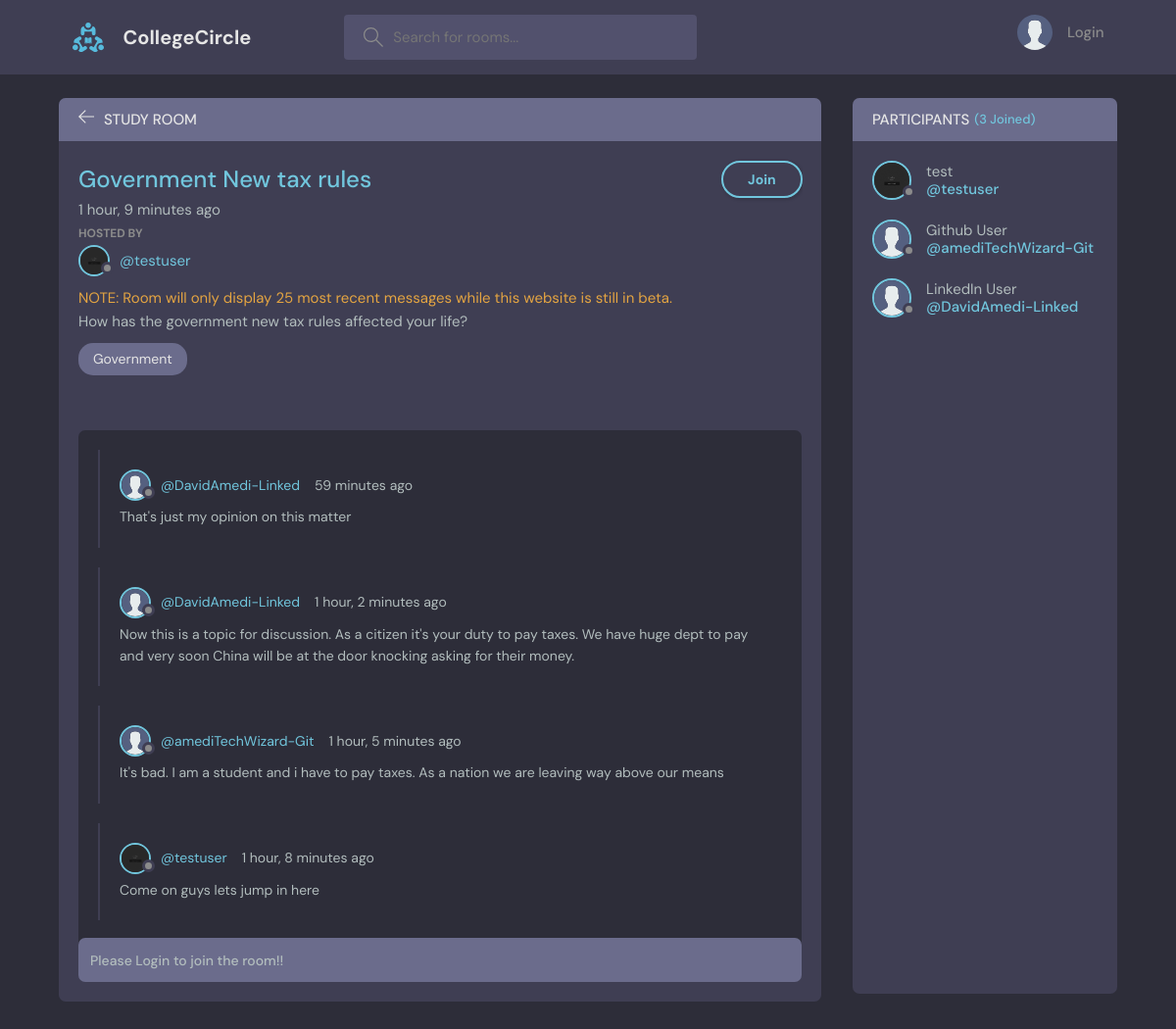
The page /room/4/ on the database its author committed.
### base/models.py (models this page shows, shortened)
class Room(models.Model):
    host = models.ForeignKey(User, on_delete=models.SET_NULL, null=True)
    topic = models.ForeignKey(Topic, on_delete=models.SET_NULL, null=True)
    name = models.CharField(max_length=200)
    description = models.TextField(null=True, blank=True)
    participants = models.ManyToManyField(User, related_name='participants', blank=True)
    updated = models.DateTimeField(auto_now=True)
    created = models.DateTimeField(auto_now_add=True)
    no_of_likes = models.IntegerField(default=0)
    class Meta:
        ordering = ['-updated', '-created']

class User(AbstractUser):
    name = models.CharField(max_length=200, null=True)
    email = models.EmailField(unique=True, null=True)
    bio = models.TextField(null=True)
    avatar = models.ImageField(null=True, default="avatar.svg")
    USERNAME_FIELD = 'email'
    REQUIRED_FIELDS = []

class Topic(models.Model):
    name = models.CharField(max_length=200)
    def __str__(self):
        return self.name

class Message(models.Model):
    user = models.ForeignKey(User, on_delete=models.CASCADE)
    room = models.ForeignKey(Room, on_delete=models.CASCADE)
    body = models.TextField()
    updated = models.DateTimeField(auto_now=True)
    created = models.DateTimeField(auto_now_add=True)
    class Meta:
        ordering = ['-updated', '-created']

### base/views.py (the view, shortened to what this page needs)
# urls.py: path('room/<str:pk>/', views.room, name="room"),
def room(request, pk):
    room = Room.objects.get(id=pk)
    room_messages = room.message_set.all()
    participants = room.participants.all()
    context = {'room': room, 'room_messages': room_messages, 'participants': participants}
    return render(request, 'base/room.html', context)

### base/templates/base/room.html (shortened to what this page needs)
{% extends 'main.html' %}
{% block content %}
    <main class="profile-page layout layout--2">
      <div class="container">
        <div class="room">
          <div class="room__top">
            <div class="room__topLeft">
              <a href="{% url 'home' %}">
                <svg version="1.1" xmlns="http://www.w3.org/2000/svg" width="32" height="32" viewBox="0 0 32 32">
                  <title>arrow-left</title>
                  <path
                    d="M13.723 2.286l-13.723 13.714 13.719 13.714 1.616-1.611-10.96-10.96h27.625v-2.286h-27.625l10.965-10.965-1.616-1.607z"
                  ></path>
                </svg>
              </a>
              <h3>Study Room</h3>
            </div>
          </div>
          <div class="room__box scroll">
            <div class="room__header scroll">
              <div class="room__info">
                <h3>{{room.name}}</h3>
                <br>
                <a id="roomFollowbtn" class="btn btn--main btn--pill" data-roomid="5d2f0af1-3744-440c-878e-51c3c276a521" data-action="follow">Join</a>
              </div>
              <div class="room__hosted">
                <span>{{room.created|timesince}} ago</span>
                <p>Hosted By</p>
                <a href="{% url 'user-profile' room.host.id%}" class="room__author">
                  <div class="avatar avatar--small">
                    <img src="{{room.host.avatar.url}}" />
                  </div>
                  <span>@{{room.host.username}}</span>
                </a>
              </div>
              <p style="color: #e3a442;">NOTE: Room will only display 25 most recent messages while this website is still in beta.</p>
              <div class="room__details">
                {{room.description}}
              </div>
              <span class="room__topics">{{room.topic}}</span>
            </div>
            <div class="room__conversation">
              <div class="threads scroll">
                {% for message in room_messages %}
                <div class="thread">
                  <div class="thread__top">
                    <div class="thread__author">
                      <a href="{% url 'user-profile' message.user.id %}" class="thread__authorInfo">
                        <div class="avatar avatar--small">
                          <img src="{{message.user.avatar.url}}" />
                        </div>
                        <span>@{{message.user.username}}</span>
                      </a>
                      <span class="thread__date">{{message.created|timesince}} ago</span>
                    </div>
                  </div>
                  <div class="thread__details">
                    {{message.body}}
                  </div>
                </div>
                {% endfor %}
              </div>
            </div>
          </div>
          {% if request.user.is_authenticated %}
          <div class="room__message">
            <form action="" method="POST">
              {% csrf_token %}
              <input name="body" placeholder="Write your message here..." /></form>
          </div>
          {% else %}
          <div class="room__message">
            <form action="" method="">
              <input name="body" placeholder="Please Login to join the room!!" disabled/></form>
          </div>
          {% endif %}
        </div>
        <div class="participants">
          <h3 class="participants__top">Participants <span>({{participants.count}} Joined)</span></h3>
          <div class="participants__list scroll">
            {% for user in participants %}
            <a href="{% url 'user-profile' user.id %}" class="participant">
              <div class="avatar avatar--medium">
                <img src="{{user.avatar.url}}" />
              </div>
              <p>
                {{user.name}}
                <span>@{{user.username}}</span>
              </p>
            </a>
            {% endfor %}
          </div>
        </div>
      </div>
    </main>
    {% endblock content %}

### rows shown on the page
Room: name "Government New tax rules", created "1 hour, 9 minutes", host.avatar (picture), host.username "testuser", description "How has the government new tax rules affected your life?", topic "Government"
Message: user.avatar (placeholder picture), user.username "DavidAmedi-Linked", created "59 minutes", body "That's just my opinion on this matter"
Message: user.avatar (placeholder picture), user.username "DavidAmedi-Linked", created "1 hour, 2 minutes", body "Now this is a topic for discussion. As a citizen it's your duty to pay taxes. We have huge dept to pay and very soon China will be at the door knocking asking for their money."
Message: user.avatar (placeholder picture), user.username "amediTechWizard-Git", created "1 hour, 5 minutes", body "It's bad. I am a student and i have to pay taxes. As a nation we are leaving way above our means"
Message: user.avatar (picture), user.username "testuser", created "1 hour, 8 minutes", body "Come on guys lets jump in here"
User: avatar (picture), name "test", username "testuser"
User: avatar (placeholder picture), name "Github User", username "amediTechWizard-Git"
User: avatar (placeholder picture), name "LinkedIn User", username "DavidAmedi-Linked"

### other values the page prints
{{ participants.count }} "3"
